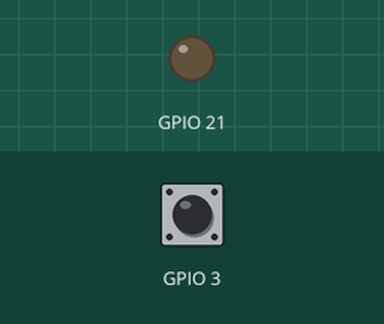
The program below on a simulated Raspberry Pi (BCM pin numbers). Shown: output pins drawn as LEDs (lit = HIGH). Dashed ring = blinking. Inputs (shaded band) come from the test bench; at power-on: GPIO 3 HIGH. The run ends when the program shuts the computer down; what the program prints to the terminal is not drawn. At 5.9 s the program puts the board to deep sleep or switches it off; the recording ends there.

Above: at 1.2 s.
1.3 s: GPIO 3 pulled LOW for 0.15 s
At 1.37 s:
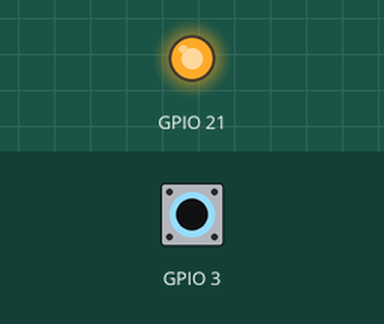
2.9 s: GPIO 3 driven LOW
At 3.15 s:
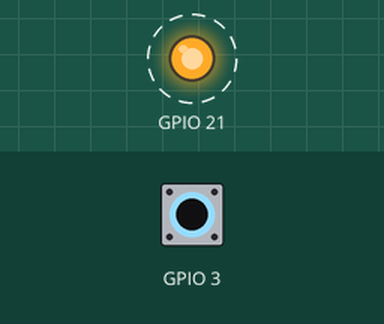
Timing chart, 0 to 5.9 s (numbered marks = the images above; inputs shaded):
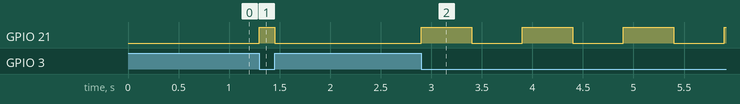

Measured:
- after the input at 1.3 s, GPIO 21: LOW → HIGH at once, → LOW 0.15 s later
- after the input at 2.9 s, GPIO 21: alternates HIGH for 0.50 s and LOW for 0.50 s, starting at once

The program:

led_status.py
```python
from gpiozero import Button, LED
from signal import pause
import os, sys

offGPIO = int(sys.argv[1]) if len(sys.argv) >= 2 else 3
holdTime = int(sys.argv[2]) if len(sys.argv) >= 3 else 3
ledGPIO = int(sys.argv[3]) if len(sys.argv) >= 4 else 21

def when_pressed():
    # start blinking with 1/2 second rate
    led.blink(on_time=0.5, off_time=0.5)

def when_released():
    # be sure to turn the LEDs off if we release early
    led.off()

def shutdown():
    os.system("sudo shutdown -h now")

led = LED(ledGPIO)
btn = Button(offGPIO, hold_time=holdTime)
btn.when_held = shutdown
btn.when_pressed = when_pressed
btn.when_released = when_released
pause()
```
